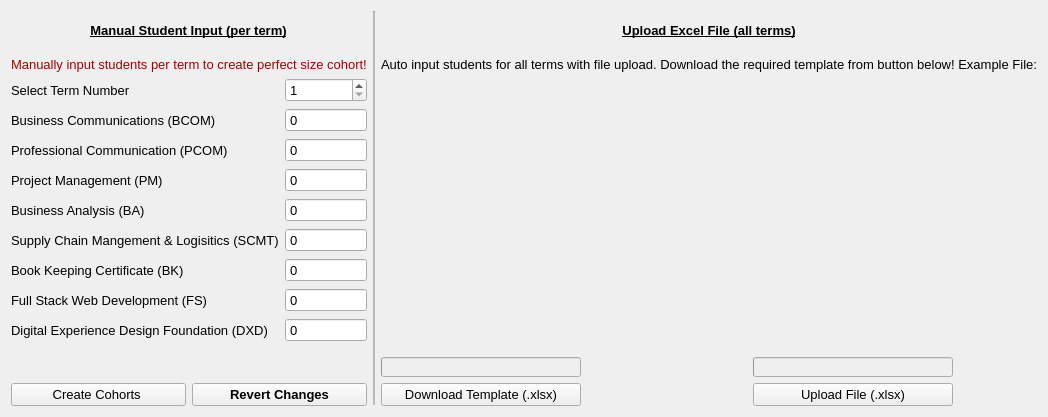
     <widget class="QWidget" name="StudentsInput">
      <attribute name="title">
       <string>Students Input</string>
      </attribute>
      <layout class="QVBoxLayout" name="verticalLayout_2">
       <item>
        <layout class="QGridLayout" name="StudentInputGrid">
         <item row="1" column="0" colspan="2" alignment="Qt::AlignHCenter|Qt::AlignTop">
          <widget class="QLabel" name="label_2">
           <property name="sizePolicy">
            <sizepolicy hsizetype="Fixed" vsizetype="Fixed">
             <horstretch>0</horstretch>
             <verstretch>0</verstretch>
            </sizepolicy>
           </property>
           <property name="font">
            <font>
             <pointsize>10</pointsize>
            </font>
           </property>
           <property name="text">
            <string>&lt;html&gt;&lt;head/&gt;&lt;body&gt;&lt;p&gt;&lt;span style=&quot; color:#aa0000;&quot;&gt;Manually input students per term to create perfect size cohort!&lt;/span&gt;&lt;/p&gt;&lt;/body&gt;&lt;/html&gt;</string>
           </property>
           <property name="alignment">
            <set>Qt::AlignLeading|Qt::AlignLeft|Qt::AlignVCenter</set>
           </property>
          </widget>
         </item>
         <item row="0" column="3" colspan="2" alignment="Qt::AlignHCenter|Qt::AlignVCenter">
          <widget class="QLabel" name="FileUploadText">
           <property name="sizePolicy">
            <sizepolicy hsizetype="Fixed" vsizetype="Fixed">
             <horstretch>0</horstretch>
             <verstretch>0</verstretch>
            </sizepolicy>
           </property>
           <property name="minimumSize">
            <size>
             <width>0</width>
             <height>40</height>
            </size>
           </property>
           <property name="maximumSize">
            <size>
             <width>250</width>
             <height>40</height>
            </size>
           </property>
           <property name="font">
            <font>
             <pointsize>10</pointsize>
            </font>
           </property>
           <property name="text">
            <string>&lt;html&gt;&lt;head/&gt;&lt;body&gt;&lt;p align=&quot;center&quot;&gt;&lt;span style=&quot; font-size:10pt; font-weight:600; text-decoration: underline;&quot;&gt;Upload Excel File (all terms)&lt;/span&gt;&lt;/p&gt;&lt;/body&gt;&lt;/html&gt;</string>
           </property>
          </widget>
         </item>
         <item row="6" column="1">
          <widget class="QPushButton" name="RevertButton">
           <property name="sizePolicy">
            <sizepolicy hsizetype="Fixed" vsizetype="Fixed">
             <horstretch>0</horstretch>
             <verstretch>0</verstretch>
            </sizepolicy>
           </property>
           <property name="maximumSize">
            <size>
             <width>200</width>
             <height>30</height>
            </size>
           </property>
           <property name="font">
            <font>
             <family>MS Shell Dlg 2</family>
             <pointsize>10</pointsize>
             <weight>75</weight>
             <italic>false</italic>
             <bold>true</bold>
             <underline>false</underline>
            </font>
           </property>
           <property name="toolTip">
            <string notr="true"/>
           </property>
           <property name="statusTip">
            <string notr="true"/>
           </property>
           <property name="whatsThis">
            <string comment="Revert changes" extracomment="Revert changes"/>
           </property>
           <property name="styleSheet">
            <string notr="true"/>
           </property>
           <property name="text">
            <string>Revert Changes</string>
           </property>
           <property name="checkable">
            <bool>false</bool>
           </property>
           <property name="checked">
            <bool>false</bool>
           </property>
           <property name="autoRepeat">
            <bool>false</bool>
           </property>
           <property name="autoDefault">
            <bool>false</bool>
           </property>
           <property name="default">
            <bool>false</bool>
           </property>
           <property name="flat">
            <bool>false</bool>
           </property>
          </widget>
         </item>
         <item row="6" column="3">
          <widget class="QPushButton" name="DownloadTemplate">
           <property name="sizePolicy">
            <sizepolicy hsizetype="Fixed" vsizetype="Fixed">
             <horstretch>0</horstretch>
             <verstretch>0</verstretch>
            </sizepolicy>
           </property>
           <property name="maximumSize">
            <size>
             <width>200</width>
             <height>30</height>
            </size>
           </property>
           <property name="font">
            <font>
             <pointsize>10</pointsize>
            </font>
           </property>
           <property name="text">
            <string>Download Template (.xlsx)</string>
           </property>
          </widget>
         </item>
         <item row="6" column="0">
          <widget class="QPushButton" name="CreateCohort">
           <property name="sizePolicy">
            <sizepolicy hsizetype="Fixed" vsizetype="Fixed">
             <horstretch>0</horstretch>
             <verstretch>0</verstretch>
            </sizepolicy>
           </property>
           <property name="maximumSize">
            <size>
             <width>200</width>
             <height>30</height>
            </size>
           </property>
           <property name="font">
            <font>
             <pointsize>10</pointsize>
            </font>
           </property>
           <property name="text">
            <string>Create Cohorts </string>
           </property>
          </widget>
         </item>
         <item row="0" column="2" rowspan="7">
          <widget class="Line" name="VerticalLine">
           <property name="windowModality">
            <enum>Qt::NonModal</enum>
           </property>
           <property name="enabled">
            <bool>true</bool>
           </property>
           <property name="sizePolicy">
            <sizepolicy hsizetype="Fixed" vsizetype="Fixed">
             <horstretch>0</horstretch>
             <verstretch>0</verstretch>
            </sizepolicy>
           </property>
           <property name="minimumSize">
            <size>
             <width>2</width>
             <height>0</height>
            </size>
           </property>
           <property name="maximumSize">
            <size>
             <width>0</width>
             <height>10000</height>
            </size>
           </property>
           <property name="font">
            <font>
             <pointsize>10</pointsize>
            </font>
           </property>
           <property name="layoutDirection">
            <enum>Qt::LeftToRight</enum>
           </property>
           <property name="frameShadow">
            <enum>QFrame::Sunken</enum>
           </property>
           <property name="lineWidth">
            <number>1</number>
           </property>
           <property name="midLineWidth">
            <number>200</number>
           </property>
           <property name="orientation">
            <enum>Qt::Vertical</enum>
           </property>
          </widget>
         </item>
         <item row="1" column="3" colspan="2" alignment="Qt::AlignHCenter">
          <widget class="QLabel" name="label">
           <property name="sizePolicy">
            <sizepolicy hsizetype="Fixed" vsizetype="Fixed">
             <horstretch>0</horstretch>
             <verstretch>0</verstretch>
            </sizepolicy>
           </property>
           <property name="font">
            <font>
             <pointsize>10</pointsize>
            </font>
           </property>
           <property name="text">
            <string>&lt;html&gt;&lt;head/&gt;&lt;body&gt;&lt;p&gt;&lt;span style=&quot; color:#aa0000;&quot;&gt;Auto input students for &lt;/span&gt;&lt;span style=&quot; font-style:italic; color:#aa0000;&quot;&gt;all &lt;/span&gt;&lt;span style=&quot; color:#aa0000;&quot;&gt;terms with file upload. Download the required template from button below!&lt;/span&gt;&lt;/p&gt;&lt;p&gt;&lt;span style=&quot; font-weight:600; color:#000000;&quot;&gt;Example File:&lt;/span&gt;&lt;/p&gt;&lt;/body&gt;&lt;/html&gt;</string>
           </property>
          </widget>
         </item>
         <item row="5" column="4">
          <widget class="QProgressBar" name="ProgressBarUpload">
           <property name="enabled">
            <bool>false</bool>
           </property>
           <property name="minimumSize">
            <size>
             <width>200</width>
             <height>20</height>
            </size>
           </property>
           <property name="maximumSize">
            <size>
             <width>200</width>
             <height>20</height>
            </size>
           </property>
           <property name="font">
            <font>
             <pointsize>10</pointsize>
             <weight>50</weight>
             <italic>false</italic>
             <bold>false</bold>
             <underline>false</underline>
            </font>
           </property>
           <property name="value">
            <number>0</number>
           </property>
           <property name="alignment">
            <set>Qt::AlignLeading|Qt::AlignLeft|Qt::AlignVCenter</set>
           </property>
           <property name="textVisible">
            <bool>false</bool>
           </property>
           <property name="orientation">
            <enum>Qt::Horizontal</enum>
           </property>
           <property name="invertedAppearance">
            <bool>false</bool>
           </property>
           <property name="format">
            <string>Uploading student input file ... %p%</string>
           </property>
          </widget>
         </item>
         <item row="2" column="3" rowspan="3" colspan="2">
          <widget class="QLabel" name="inputTemplate">
           <property name="sizePolicy">
            <sizepolicy hsizetype="Fixed" vsizetype="Fixed">
             <horstretch>0</horstretch>
             <verstretch>0</verstretch>
            </sizepolicy>
           </property>
           <property name="font">
            <font>
             <pointsize>10</pointsize>
            </font>
           </property>
           <property name="text">
            <string/>
           </property>
           <property name="pixmap">
            <pixmap>Images/StudentInputExample.png</pixmap>
           </property>
           <property name="scaledContents">
            <bool>false</bool>
           </property>
           <property name="alignment">
            <set>Qt::AlignHCenter|Qt::AlignTop</set>
           </property>
           <property name="wordWrap">
            <bool>false</bool>
           </property>
          </widget>
         </item>
         <item row="5" column="3">
          <widget class="QProgressBar" name="ProgressBarDownload">
           <property name="enabled">
            <bool>false</bool>
           </property>
           <property name="minimumSize">
            <size>
             <width>200</width>
             <height>20</height>
            </size>
           </property>
           <property name="maximumSize">
            <size>
             <width>200</width>
             <height>20</height>
            </size>
           </property>
           <property name="font">
            <font>
             <pointsize>10</pointsize>
            </font>
           </property>
           <property name="value">
            <number>0</number>
           </property>
           <property name="alignment">
            <set>Qt::AlignLeading|Qt::AlignLeft|Qt::AlignVCenter</set>
           </property>
           <property name="textVisible">
            <bool>false</bool>
           </property>
           <property name="format">
            <string>Downloading template ... %p%</string>
           </property>
          </widget>
         </item>
         <item row="0" column="0" colspan="2" alignment="Qt::AlignHCenter|Qt::AlignVCenter">
          <widget class="QLabel" name="ManualInputText">
           <property name="sizePolicy">
            <sizepolicy hsizetype="Fixed" vsizetype="Fixed">
             <horstretch>0</horstretch>
             <verstretch>0</verstretch>
            </sizepolicy>
           </property>
           <property name="minimumSize">
            <size>
             <width>0</width>
             <height>40</height>
            </size>
           </property>
           <property name="maximumSize">
            <size>
             <width>250</width>
             <height>40</height>
            </size>
           </property>
           <property name="font">
            <font>
             <family>MS Shell Dlg 2</family>
             <pointsize>10</pointsize>
             <weight>50</weight>
             <italic>false</italic>
             <bold>false</bold>
            </font>
           </property>
           <property name="text">
            <string>&lt;html&gt;&lt;head/&gt;&lt;body&gt;&lt;p align=&quot;center&quot;&gt;&lt;span style=&quot; font-weight:600; text-decoration: underline;&quot;&gt;Manual Student Input (per term)&lt;/span&gt;&lt;/p&gt;&lt;/body&gt;&lt;/html&gt;</string>
           </property>
          </widget>
         </item>
         <item row="6" column="4">
          <widget class="QPushButton" name="UploadFileButton">
           <property name="sizePolicy">
            <sizepolicy hsizetype="Fixed" vsizetype="Fixed">
             <horstretch>0</horstretch>
             <verstretch>0</verstretch>
            </sizepolicy>
           </property>
           <property name="maximumSize">
            <size>
             <width>200</width>
             <height>30</height>
            </size>
           </property>
           <property name="font">
            <font>
             <pointsize>10</pointsize>
             <italic>false</italic>
            </font>
           </property>
           <property name="text">
            <string>Upload File (.xlsx)</string>
           </property>
          </widget>
         </item>
         <item row="2" column="0" rowspan="2" colspan="2">
          <layout class="QGridLayout" name="ManualInputLayout">
           <item row="5" column="0">
            <widget class="QLabel" name="SCMT">
             <property name="font">
              <font>
               <family>MS Shell Dlg 2</family>
               <pointsize>10</pointsize>
               <weight>50</weight>
               <italic>false</italic>
               <bold>false</bold>
               <underline>false</underline>
              </font>
             </property>
             <property name="text">
              <string>Supply Chain Mangement &amp; Logisitics (SCMT)</string>
             </property>
            </widget>
           </item>
           <item row="4" column="0">
            <widget class="QLabel" name="BA">
             <property name="font">
              <font>
               <family>MS Shell Dlg 2</family>
               <pointsize>10</pointsize>
               <weight>50</weight>
               <italic>false</italic>
               <bold>false</bold>
               <underline>false</underline>
              </font>
             </property>
             <property name="text">
              <string>Business Analysis (BA)</string>
             </property>
            </widget>
           </item>
           <item row="3" column="0">
            <widget class="QLabel" name="PM">
             <property name="font">
              <font>
               <family>MS Shell Dlg 2</family>
               <pointsize>10</pointsize>
               <weight>50</weight>
               <italic>false</italic>
               <bold>false</bold>
               <underline>false</underline>
              </font>
             </property>
             <property name="text">
              <string>Project Management (PM)</string>
             </property>
            </widget>
           </item>
           <item row="2" column="0">
            <widget class="QLabel" name="PCOM">
             <property name="font">
              <font>
               <family>MS Shell Dlg 2</family>
               <pointsize>10</pointsize>
               <weight>50</weight>
               <italic>false</italic>
               <bold>false</bold>
               <underline>false</underline>
              </font>
             </property>
             <property name="text">
              <string>Professional Communication (PCOM)</string>
             </property>
            </widget>
           </item>
           <item row="7" column="0">
            <widget class="QLabel" name="FS">
             <property name="font">
              <font>
               <family>MS Shell Dlg 2</family>
               <pointsize>10</pointsize>
               <weight>50</weight>
               <italic>false</italic>
               <bold>false</bold>
               <underline>false</underline>
              </font>
             </property>
             <property name="text">
              <string>Full Stack Web Development (FS)</string>
             </property>
            </widget>
           </item>
           <item row="8" column="0">
            <widget class="QLabel" name="DXD">
             <property name="font">
              <font>
               <family>MS Shell Dlg 2</family>
               <pointsize>10</pointsize>
               <weight>50</weight>
               <italic>false</italic>
               <bold>false</bold>
               <underline>false</underline>
              </font>
             </property>
             <property name="text">
              <string>Digital Experience Design Foundation (DXD)</string>
             </property>
            </widget>
           </item>
           <item row="6" column="0">
            <widget class="QLabel" name="BK">
             <property name="font">
              <font>
               <family>MS Shell Dlg 2</family>
               <pointsize>10</pointsize>
               <weight>50</weight>
               <italic>false</italic>
               <bold>false</bold>
               <underline>false</underline>
              </font>
             </property>
             <property name="text">
              <string>Book Keeping Certificate (BK)</string>
             </property>
            </widget>
           </item>
           <item row="0" column="1">
            <widget class="QSpinBox" name="TermInput">
             <property name="font">
              <font>
               <family>MS Shell Dlg 2</family>
               <pointsize>10</pointsize>
               <weight>50</weight>
               <italic>false</italic>
               <bold>false</bold>
              </font>
             </property>
             <property name="autoFillBackground">
              <bool>false</bool>
             </property>
             <property name="minimum">
              <number>1</number>
             </property>
             <property name="maximum">
              <number>3</number>
             </property>
            </widget>
           </item>
           <item row="0" column="0">
            <widget class="QLabel" name="TermNum">
             <property name="font">
              <font>
               <family>MS Shell Dlg 2</family>
               <pointsize>10</pointsize>
               <weight>50</weight>
               <italic>false</italic>
               <bold>false</bold>
               <underline>false</underline>
              </font>
             </property>
             <property name="text">
              <string>Select Term Number</string>
             </property>
            </widget>
           </item>
           <item row="1" column="0">
            <widget class="QLabel" name="BCOM">
             <property name="font">
              <font>
               <family>MS Shell Dlg 2</family>
               <pointsize>10</pointsize>
               <weight>50</weight>
               <italic>false</italic>
               <bold>false</bold>
               <underline>false</underline>
              </font>
             </property>
             <property name="text">
              <string>Business Communications (BCOM)</string>
             </property>
            </widget>
           </item>
           <item row="1" column="1">
            <widget class="QSpinBox" name="BCOMinput">
             <property name="font">
              <font>
               <family>MS Shell Dlg 2</family>
               <pointsize>10</pointsize>
               <weight>50</weight>
               <italic>false</italic>
               <bold>false</bold>
              </font>
             </property>
             <property name="buttonSymbols">
              <enum>QAbstractSpinBox::NoButtons</enum>
             </property>
             <property name="maximum">
              <number>555</number>
             </property>
            </widget>
           </item>
           <item row="2" column="1">
            <widget class="QSpinBox" name="PCOMinput">
             <property name="font">
              <font>
               <family>MS Shell Dlg 2</family>
               <pointsize>10</pointsize>
               <weight>50</weight>
               <italic>false</italic>
               <bold>false</bold>
              </font>
             </property>
             <property name="buttonSymbols">
              <enum>QAbstractSpinBox::NoButtons</enum>
             </property>
             <property name="maximum">
              <number>555</number>
             </property>
            </widget>
           </item>
           <item row="3" column="1">
            <widget class="QSpinBox" name="PMinput">
             <property name="font">
              <font>
               <family>MS Shell Dlg 2</family>
               <pointsize>10</pointsize>
               <weight>50</weight>
               <italic>false</italic>
               <bold>false</bold>
              </font>
             </property>
             <property name="buttonSymbols">
              <enum>QAbstractSpinBox::NoButtons</enum>
             </property>
             <property name="maximum">
              <number>555</number>
             </property>
            </widget>
           </item>
           <item row="4" column="1">
            <widget class="QSpinBox" name="BAinput">
             <property name="font">
              <font>
               <family>MS Shell Dlg 2</family>
               <pointsize>10</pointsize>
               <weight>50</weight>
               <italic>false</italic>
               <bold>false</bold>
              </font>
             </property>
             <property name="buttonSymbols">
              <enum>QAbstractSpinBox::NoButtons</enum>
             </property>
             <property name="maximum">
              <number>555</number>
             </property>
            </widget>
           </item>
           <item row="5" column="1">
            <widget class="QSpinBox" name="SCMTinput">
             <property name="font">
              <font>
               <family>MS Shell Dlg 2</family>
               <pointsize>10</pointsize>
               <weight>50</weight>
               <italic>false</italic>
               <bold>false</bold>
              </font>
             </property>
             <property name="buttonSymbols">
              <enum>QAbstractSpinBox::NoButtons</enum>
             </property>
             <property name="maximum">
              <number>555</number>
             </property>
            </widget>
           </item>
           <item row="6" column="1">
            <widget class="QSpinBox" name="BKinput">
             <property name="font">
              <font>
               <family>MS Shell Dlg 2</family>
               <pointsize>10</pointsize>
               <weight>50</weight>
               <italic>false</italic>
               <bold>false</bold>
              </font>
             </property>
             <property name="buttonSymbols">
              <enum>QAbstractSpinBox::NoButtons</enum>
             </property>
             <property name="maximum">
              <number>555</number>
             </property>
            </widget>
           </item>
           <item row="7" column="1">
            <widget class="QSpinBox" name="FSinput">
             <property name="font">
              <font>
               <family>MS Shell Dlg 2</family>
               <pointsize>10</pointsize>
               <weight>50</weight>
               <italic>false</italic>
               <bold>false</bold>
              </font>
             </property>
             <property name="buttonSymbols">
              <enum>QAbstractSpinBox::NoButtons</enum>
             </property>
             <property name="maximum">
              <number>555</number>
             </property>
            </widget>
           </item>
           <item row="8" column="1">
            <widget class="QSpinBox" name="DXDinput">
             <property name="font">
              <font>
               <family>MS Shell Dlg 2</family>
               <pointsize>10</pointsize>
               <weight>50</weight>
               <italic>false</italic>
               <bold>false</bold>
              </font>
             </property>
             <property name="buttonSymbols">
              <enum>QAbstractSpinBox::NoButtons</enum>
             </property>
             <property name="maximum">
              <number>555</number>
             </property>
            </widget>
           </item>
          </layout>
         </item>
         <item row="4" column="0" rowspan="2" colspan="2">
          <widget class="QLabel" name="MacEwanLogo">
           <property name="font">
            <font>
             <pointsize>10</pointsize>
            </font>
           </property>
           <property name="text">
            <string/>
           </property>
           <property name="pixmap">
            <pixmap>Images/MacEwanLogo.jpg</pixmap>
           </property>
           <property name="scaledContents">
            <bool>false</bool>
           </property>
          </widget>
         </item>
        </layout>
       </item>
      </layout>
     </widget>
